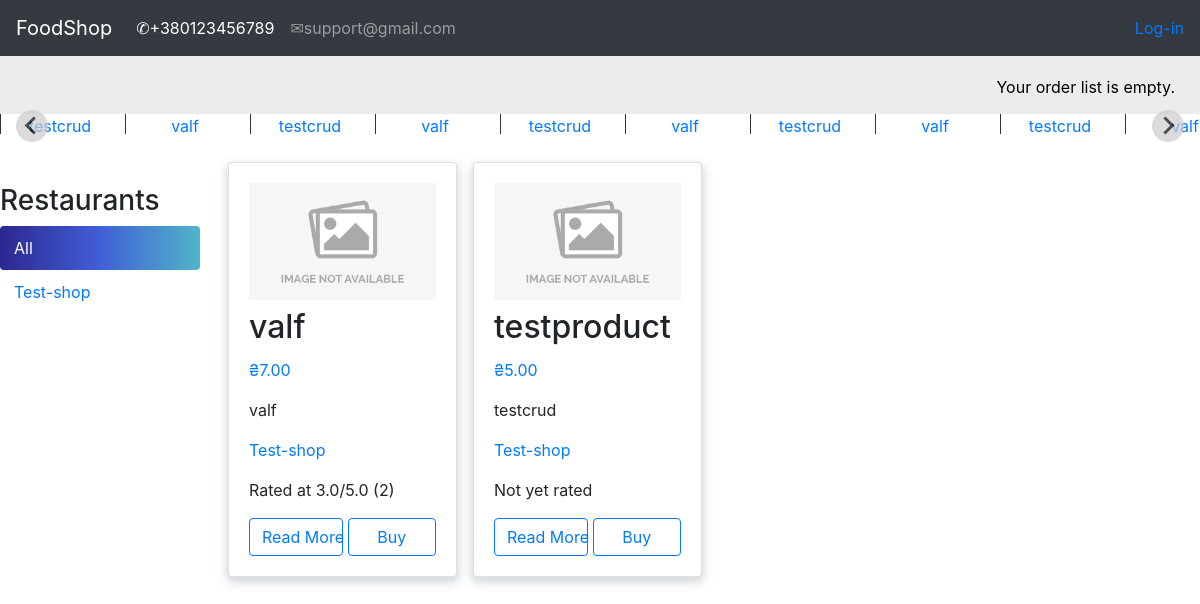
The page / on the database its author committed.
### shop/models.py (models this page shows, shortened)
class Category(models.Model):
    name = models.CharField(max_length=150, db_index=True)
    slug = models.SlugField(max_length=150, db_index=True, unique=True)
    class Meta:
        ordering = ('name',)
        default_related_name = "category"
        verbose_name = "Category"
        verbose_name_plural = "Categories"
    def __str__(self):
        return self.name

class Shop(models.Model):
    owner = models.OneToOneField(settings.AUTH_USER_MODEL, on_delete=models.CASCADE)
    name = models.CharField(max_length=150, db_index=True)
    slug = models.SlugField(max_length=150, db_index=True, unique=True)
    class Meta:
        ordering = ('name',)
        default_related_name = "shop"
    def __str__(self):
        return self.name

class Product(models.Model):
    shop = models.ForeignKey(Shop, on_delete=models.CASCADE)
    category = models.ForeignKey(Category, on_delete=models.CASCADE)
    name = models.CharField(max_length=150, db_index=True)
    slug = models.SlugField(max_length=150, db_index=True)
    image = models.ImageField(upload_to='image_products/%Y/%d/%m', default='image_products/no_img.png')
    description = models.TextField(blank=True)
    price = models.DecimalField(max_digits=10, decimal_places=2)
    available = models.BooleanField(default=True)
    created = models.DateTimeField(auto_now_add=True)
    updated = models.DateTimeField(auto_now=True)
    objects = ProductManager()
    class Meta:
        ordering = ('-created',)
        index_together = (('id', 'slug'),)
        default_related_name = "products"
    def get_absolute_url(self):
        return reverse('product_detail',
                       args=[self.id, self.slug])
    def get_shop_slug(self):
        shop = Shop.objects.get(name=self.shop)
        shop = shop.slug
        return reverse('product_list_by_shop',
                       args=[shop])
    def get_rating(self):
        product = Product.objects.get(id=self.id, slug=self.slug)
        rating = product.reviews.filter(show=True).aggregate(Avg('rating'))
        return rating
    def get_rating_votes(self):
        product = Product.objects.get(id=self.id, slug=self.slug)
        count = product.reviews.filter(show=True).count()
        return count

### shop/views.py (the view)
# urls.py: path('', views.product_list, name='product_list'),
def product_list(request, shop_slug=None, category_slug=None):
    orderlist_form = OrderListAddProductForm()
    shop = None
    shops = Shop.objects.all()
    category = None
    categories = Category.objects.all()
    products = Product.objects.available()
    products_non = Product.objects.non_available()
    if shop_slug:
        shop = Shop.objects.get(slug=shop_slug)
        products = products.filter(shop=shop)
        products_non = products_non.filter(shop=shop)
    if category_slug:
        category = Category.objects.get(slug=category_slug)
        products = products.filter(category=category)
        products_non = products_non.filter(category=category)
    products = products | products_non
    products = products.order_by('-available', '-created')
    return render(request, 'shop/index.html',
                  {'product_list': products,
                   'category': category,
                   'categories': categories,
                   'shop': shop,
                   'shops': shops,
                   "form": orderlist_form})

### orderlist/context_processors.py (called while the page is built)
def orderlist(request):
    return {'orderlist': OrderList(request)}

### orderlist/orderlist.py (called while the page is built)
    def __len__(self):
        return sum(item['count'] for item in self.orderlist.values())

### shop/models.py (called while the page is built)
    def available(self):
        return self.filter(available=True)

    def non_available(self):
        return self.filter(available=False)

    def get_query_set(self):
        return ProductQuerySet(self.model)

    def available(self):
        return self.get_query_set().available()

    def non_available(self):
        return self.get_query_set().non_available()

### templates/shop/index.html (shortened to what this page needs)
{% extends 'shop/base.html' %}
{% load static %}
{% load custom_tags %}
{% block context %}
<body>
{% if categories %}
<div class="splide mb-3">
        <div class="splide__track">
            <ul class="splide__list">
                {% for c in categories %}
                <li class="splide__slide"><a href="{% url 'product_category' c.slug %}">{{ c.name }}</a></li>
                {% endfor %}
            </ul>
        </div>
    </div>
{% endif %}
<div id="sidebar">
        <h3>Restaurants</h3>
        <ul>
            <li {% if not shop %} class="selected"{% endif %}>
                <a href="{% url 'product_list' %}">All</a>
            </li>
            {% for c in shops %}
                <li {% if shop.slug == c.slug %} class="selected"{% endif %}>
                    <a href="{% url 'product_list_by_shop' c.slug%}">{{ c.name }}</a>
                </li>
            {% endfor %}
        </ul>
    </div>
{% if product_list %}
<div class="row">
      {% for product in product_list %}
        <div class="post-item  col-12 col-sm-6 col-md-6 col-lg-3 p-2">
          <div class="card h-100 card-product align-items-center {% if not product.available %} gray-bg {% endif %}">
            <div class="card-body card-flex">
              <div class="product-image mb-2">
                <img src="{{ product.image.url }}">
              </div>
              <h2 class="card-title">{{ product.name }}</h2>
              <p class="text-primary">₴{{ product.price}}</p>
              <p class="card-text">{{product.category|safe | truncatewords:10 }}</p>
              <p class="card-text"><a href="{{ product.get_shop_slug }}">
                  {{product.shop|safe | truncatewords:10 }}</a></p>
              <p class="card-text">{% if product.get_rating.rating__avg %}
                  Rated at {{ product.get_rating.rating__avg }}/5.0 ({{ product.get_rating_votes }})
                                    {% else %}Not yet rated{% endif %}</p>
              {% if product.available %}
              <div class="d-flex justify-content-between">
              <a href="{{ product.get_absolute_url }}" style="width:50%; margin-right: 5px" class="btn btn-outline-primary">Read More</a>
              <a href="javascript:;" onclick="document.getElementById('product-add-{{ product.id }}').submit();"
                                                                   style="width: 50%" class="btn btn-outline-primary">Buy</a>
              {% else %}
                <p class="card-text" style="text-align: center; font-size: 20px; font-weight: 600">Non available</p>
              {% endif %}
              </div>
            </div>
          </div>
        </div>
      {% endfor %}
    </div>
{% else %}
<p style="font-style:oblique; font-size: 400%">Sorry, there are no products in this collection.</p>
{% endif %}
</body>
</html>
{% endblock context %}

### static/css/style.css (style rules this page uses)
html { overflow-x: hidden; }
#sidebar { width:220px; padding:30px 20px 0 0; float:left; }
#sidebar ul { margin:0; padding:0; }
#sidebar ul li { margin:0; list-style:none; padding:10px 14px; }
#sidebar ul li a { display:block; }
#sidebar ul li.selected { background: rgb(45,39,145); background: linear-gradient(90deg, rgba(45,39,145,1) 0%, rgba(65,95,214,1) 50%, rgba(79,181,201,1) 100%); border-radius:4px; }
#sidebar ul li.selected a { color:#fff; }
.card-flex { display:flex; flex-direction:column; justify-content:space-between; }
.card-product { box-shadow: 0px 4px 10px 1.7px rgb(34 60 80 / 20%); }
.product-image { max-width: 360px; max-height: 420px; }
.product-image img { display: block; max-width: 100%; object-fit: cover; }

### static/categories-slider/style.css (style rules this page uses)
.splide__slide { text-align: center; position: relative; }
.splide__slide a { text-decoration: none; }
.splide__slide::after { content: ''; position: absolute; left: 0; top: 0; display: block; width: 1px; height: 20px; background-color: #333; }

### rows shown on the page
Category: name "testcrud"
Category: name "valf"
Shop: name "Test-shop"
Product: image (placeholder picture), name "valf", price "7.00", category "valf", shop "Test-shop", get_rating.rating__avg "3.0", get_rating_votes "2"
Product: image (placeholder picture), name "testproduct", price "5.00", category "testcrud", shop "Test-shop", slug "Not yet rated"
